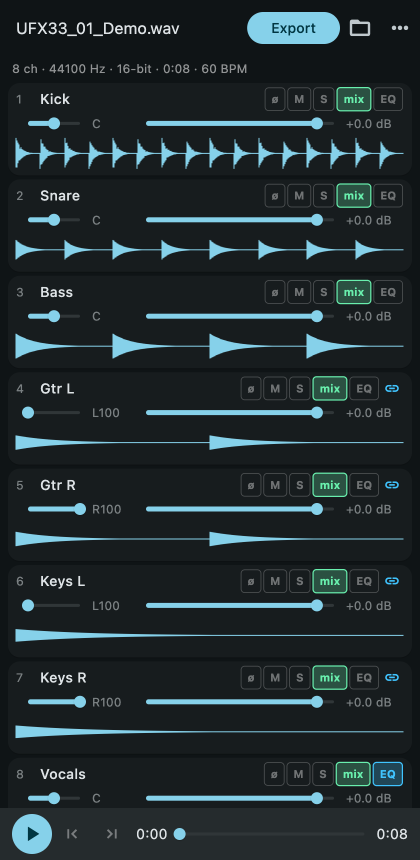
#> input picture docs/screenshots/phone.png, 840 x 1720 px, given in place of icon_full.png, which was not available (shown at 1/2 size)
$ python store_assets.py
#> lines starting #> are read from the running program, lines starting #| are printed output that depends on the picture; pictures that were not available may be replaced by others from this repository, and a replacement may not be noted
#!/usr/bin/env python3
"""Build the Play Store graphics from docs/screenshots/ and the logo.

    tool/store_assets.py [<out-dir>]

Default target is the exchange folder next to the store listing text
(`Claude_exchange/mixstack_store_eintrag/grafiken`). Everything here is
derived — never hand-cropped — so a refreshed screenshot run is one command
away from a refreshed store listing.

Play rejects assets on three counts that are easy to miss because nothing in
the repo enforces them, and all three actually bit us:

* **Aspect ratio at most 2:1.** `tool/screenshots_web.sh` lands on 1080x1920
  and needs nothing. The older device shots were 840x1720, which is 1:2.048 —
  just over — and are padded (not scaled) to 9:16 with the app's own
  background colour, so the padding stays invisible.
* **No alpha channel** on screenshots or the feature graphic. Every shot the
  Flutter harness writes carries one. They are composited onto the background
  colour rather than simply dropped, because discarding alpha turns any real
  transparency into black.
* **Feature graphic is exactly 1024x500.** Rendered from `assets/icon/logo.svg`
  plus the wordmark via rsvg-convert, so it stays in step with the app icon.

The app icon is the one asset that *may* keep an alpha channel, and it must
stay under 1 MB.

Needs pillow and rsvg-convert. The venv `tool/make_screenshots.sh` creates is
reused when it is there.
"""

from __future__ import annotations

import pathlib
import subprocess
import sys

from PIL import Image

ROOT = pathlib.Path(__file__).resolve().parent.parent
DEFAULT_OUT = pathlib.Path(
    "/Volumes/MacStore/Nextcloud_MSB/Claude_exchange"
    "/mixstack_store_eintrag/grafiken"
)

# The app's window background (AppColors), used for every kind of padding.
BG = (16, 20, 28)  # #10141C

# Play's own limits, kept here so the check below reads as the spec it is.
MIN_SIDE, MAX_SIDE = 320, 3840
MAX_RATIO = 2.0
MAX_SHOT_BYTES = 8 * 1024 * 1024
MAX_ICON_BYTES = 1024 * 1024

# Which screenshot goes to which store slot, in upload order — Play shows
# them exactly like this, and the first is the one most people see alone.
# Erst die Browser-Fassung (tool/screenshots_web.sh) — sie fällt in exakt
# 1080x1920 und braucht kein Auffüllen. Fehlt sie, die Gerätebilder, die mit
# 840x1720 knapp über Plays 2:1 liegen und deshalb aufgefüllt werden.
PHONE = [(["phone_web.png", "phone_android.png"], "phone-1-mixer.png"),
         (["phone_menu_web.png", "phone_menu_android.png"], "phone-2-menue.png")]
TABLET = [("mixer.png", "tablet-1-mixer.png"),
          ("eq.png", "tablet-2-eq.png"),
          ("mastering.png", "tablet-3-mastering.png"),
          ("browser.png", "tablet-4-browser.png")]

FEATURE_SVG = ROOT / "tool" / "feature-graphic.svg"


def flatten(src: pathlib.Path, dst: pathlib.Path, pad_to_ratio: float | None) -> None:
    """Composite onto [BG], optionally padding sideways to a target ratio."""
    im = Image.open(src).convert("RGBA")
    w, h = im.size
    if pad_to_ratio is not None and h / w > pad_to_ratio:
        w = round(h / pad_to_ratio)
    out = Image.new("RGB", (w, h), BG)
    out.paste(im, ((w - im.width) // 2, (h - im.height) // 2), im)
    out.save(dst, "PNG", optimize=True)


def check(path: pathlib.Path, kind: str = "shot") -> str:
    """Hold one asset against Play's rules. Each `kind` has its own set —
    the 2:1 ceiling is a *screenshot* rule, and applying it to the feature
    graphic would flag its mandatory 1024x500 (which is 2.048:1)."""
    im = Image.open(path)
    w, h = im.size
    size = path.stat().st_size
    problems = []
    if kind == "icon":
        if (w, h) != (512, 512):
            problems.append(f"{w}x{h}, muss 512x512 sein")
        if size > MAX_ICON_BYTES:
            problems.append(f"{size // 1024} KB > 1 MB")
    elif kind == "feature":
        if (w, h) != (1024, 500):
            problems.append(f"{w}x{h}, muss 1024x500 sein")
        if im.mode != "RGB":
            problems.append(f"{im.mode} — Play verbietet den Alphakanal")
    else:
        if im.mode != "RGB":
            problems.append(f"{im.mode} — Play verbietet den Alphakanal")
        if not (MIN_SIDE <= w <= MAX_SIDE and MIN_SIDE <= h <= MAX_SIDE):
            problems.append(f"{w}x{h} ausserhalb {MIN_SIDE}-{MAX_SIDE} px")
        if max(w, h) / min(w, h) > MAX_RATIO:
            problems.append(f"Seitenverhaeltnis {max(w, h) / min(w, h):.3f} > 2:1")
        if size > MAX_SHOT_BYTES:
            problems.append(f"{size // 1024 // 1024} MB > 8 MB")
    status = "FEHL" if problems else "OK  "
    return f"{status} {path.name:24s} {w:5d}x{h:<5d} {im.mode:5s} " \
           f"{size // 1024:5d} KB {'; '.join(problems)}"


def main() -> int:
    out = pathlib.Path(sys.argv[1]) if len(sys.argv) > 1 else DEFAULT_OUT
    out.mkdir(parents=True, exist_ok=True)
    shots = ROOT / "docs" / "screenshots"

    # Icon: the 1024 master carries no alpha already, so a resize is enough.
    Image.open(ROOT / "assets" / "icon" / "icon_full.png") \
        .convert("RGB").resize((512, 512), Image.LANCZOS) \
        .save(out / "icon-512.png", "PNG", optimize=True)
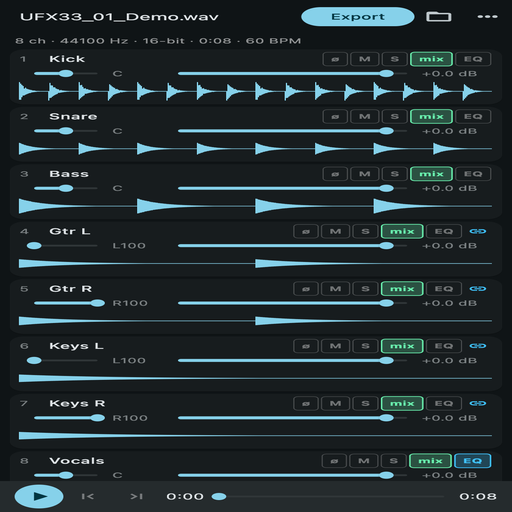
#> saved as icon-512.png: PIL image 512x512 RGB; mean R, G, B 33.3, 44.3, 47.3

    subprocess.run(
        ["rsvg-convert", "-w", "1024", "-h", "500", "-b", "#10141C",
         str(FEATURE_SVG), "-o", str(out / "feature-graphic.png")],
        check=True,
    )
#> (this line was passed over: subprocess is not available in this run)
    flatten(out / "feature-graphic.png", out / "feature-graphic.png", None)
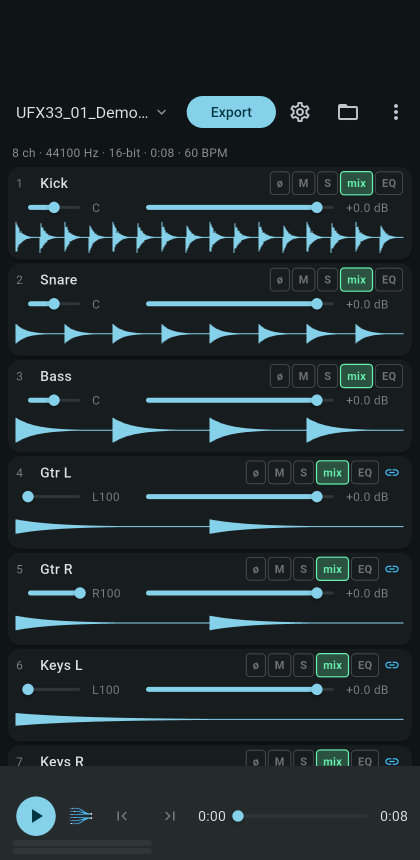
#> input picture docs/screenshots/phone_android.png, 840 x 1720 px, given in place of feature-graphic.png, which was not available (shown at 1/2 size)
#> in flatten, im is the input picture: PIL image 840x1720 RGBA; mean R, G, B, A 31.2, 41.1, 44, 255
#> in flatten, `out = Image.new("RGB", (w, h), BG)`:
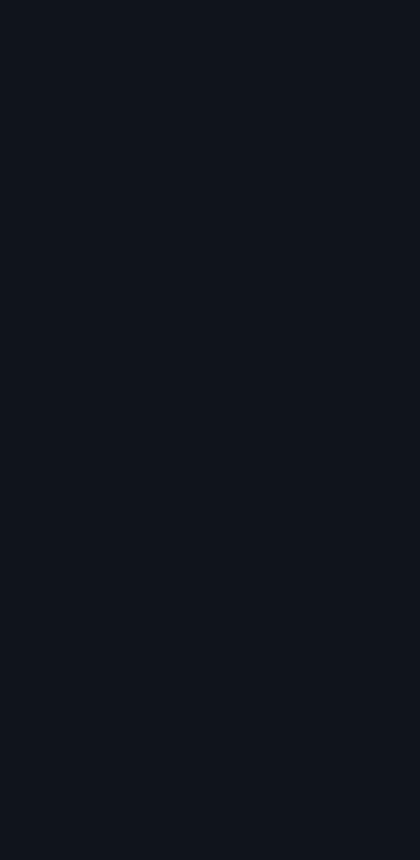
#> out: PIL image 840x1720 RGB (shown at 1/2 size); mean R, G, B 16, 20, 28

    missing = []
    for candidates, dst in PHONE:
        p = next((shots / c for c in candidates if (shots / c).exists()), None)
        if p:
            flatten(p, out / dst, pad_to_ratio=16 / 9)
#> call 2 of flatten, with pad_to_ratio = 1.78
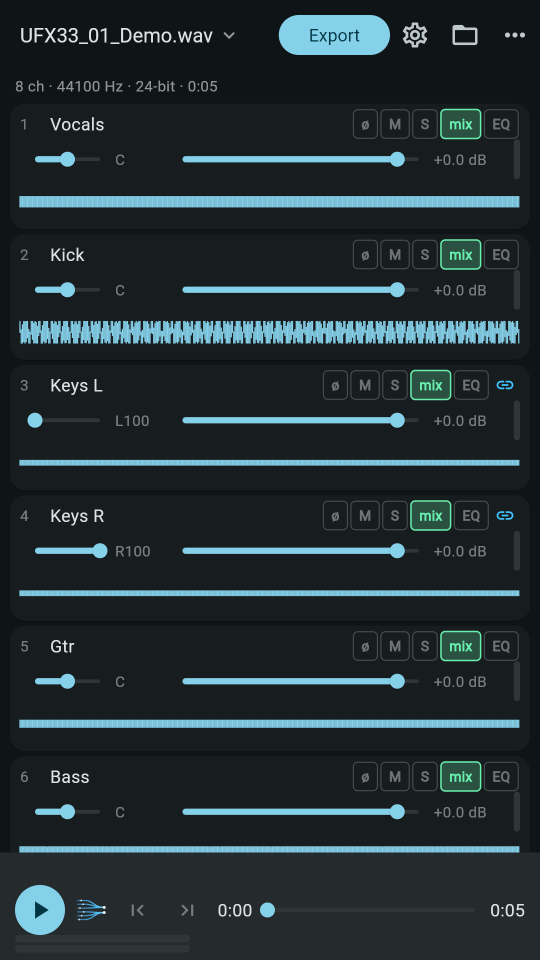
#> input picture docs/screenshots/phone_web.png, 1080 x 1920 px (shown at 1/2 size)
#> in flatten (call 2), `out = Image.new("RGB", (w, h), BG)`:
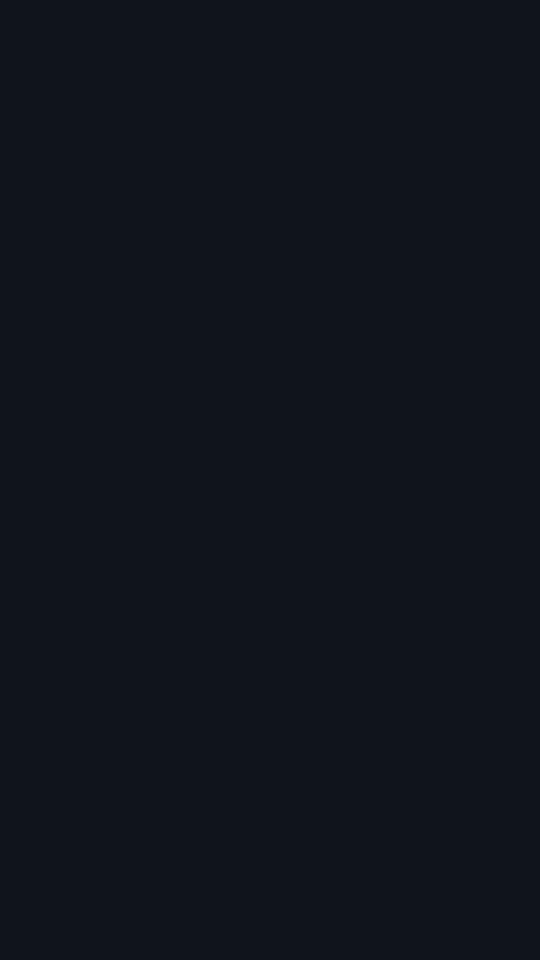
#> out: PIL image 1080x1920 RGB (shown at 1/2 size); mean R, G, B 16, 20, 28
#> in flatten, out is the input picture: PIL image 1080x1920 RGB; mean R, G, B 35.1, 46.8, 50.3
        else:
            missing.append(" oder ".join(candidates))
#> pass 2 of the loop in main, `for candidates, dst in PHONE:`:
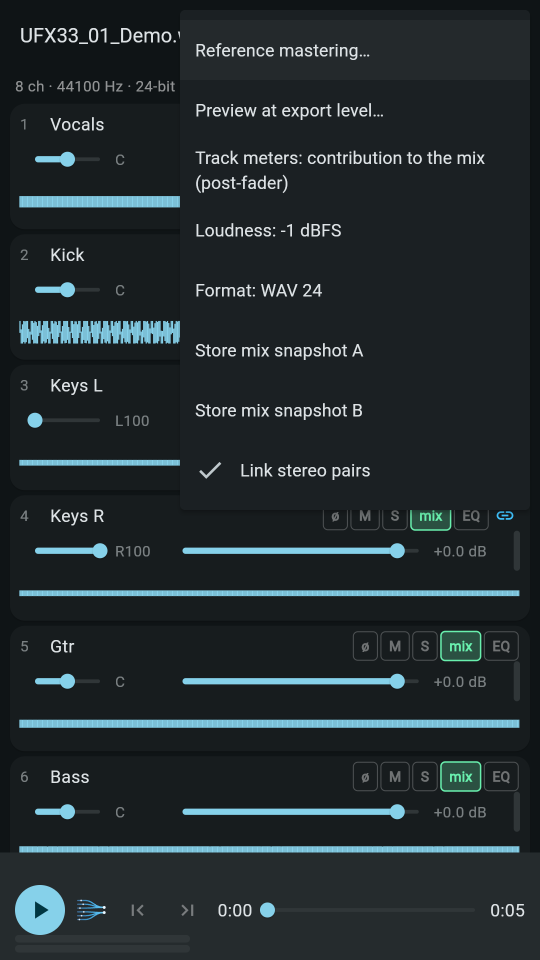
#> input picture docs/screenshots/phone_menu_web.png, 1080 x 1920 px (shown at 1/2 size)
#> in flatten, out is the input picture: PIL image 1080x1920 RGB; mean R, G, B 34.4, 43, 46.2
    for src, dst in TABLET:
        p = shots / src
        if p.exists():
            flatten(p, out / dst, pad_to_ratio=None)
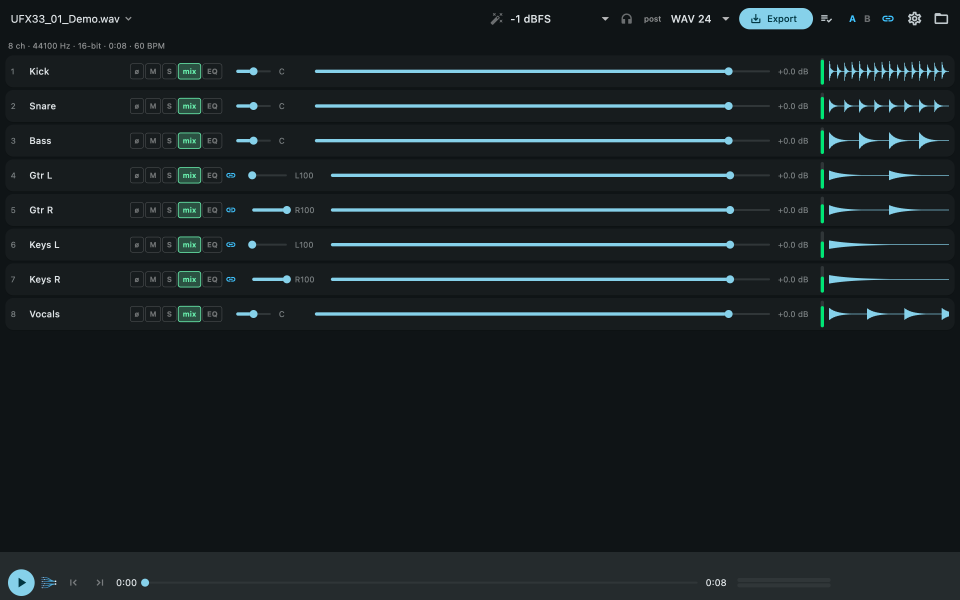
#> input picture docs/screenshots/mixer.png, 2880 x 1800 px (shown at 1/3 size)
#> in flatten, im is the input picture: PIL image 2880x1800 RGBA; mean R, G, B, A 24.4, 32.1, 34.5, 255
#> in flatten (call 4), `out = Image.new("RGB", (w, h), BG)`:
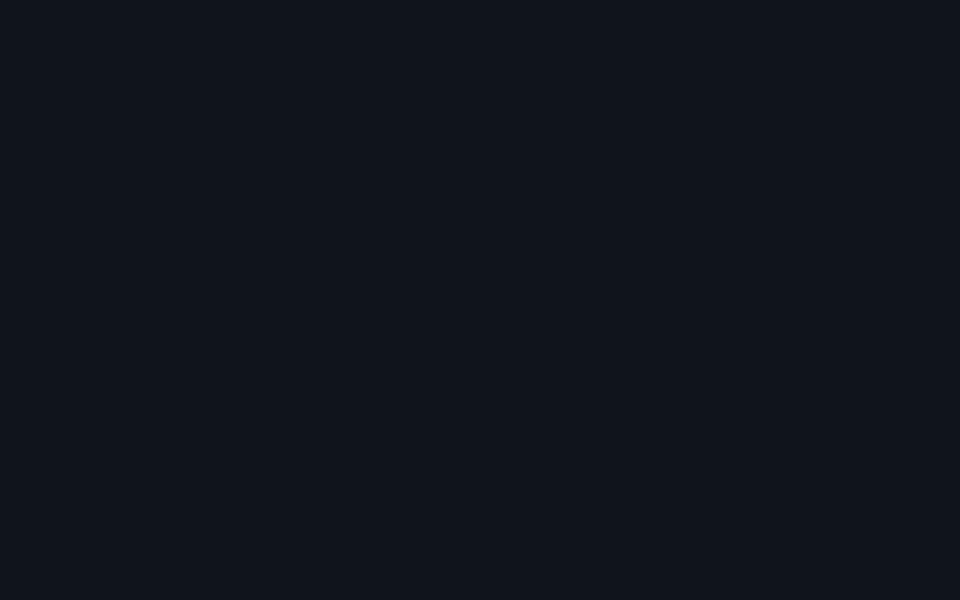
#> out: PIL image 2880x1800 RGB (shown at 1/3 size); mean R, G, B 16, 20, 28
        else:
            missing.append(src)
#> pass 2 of the loop in main, `for src, dst in TABLET:`:
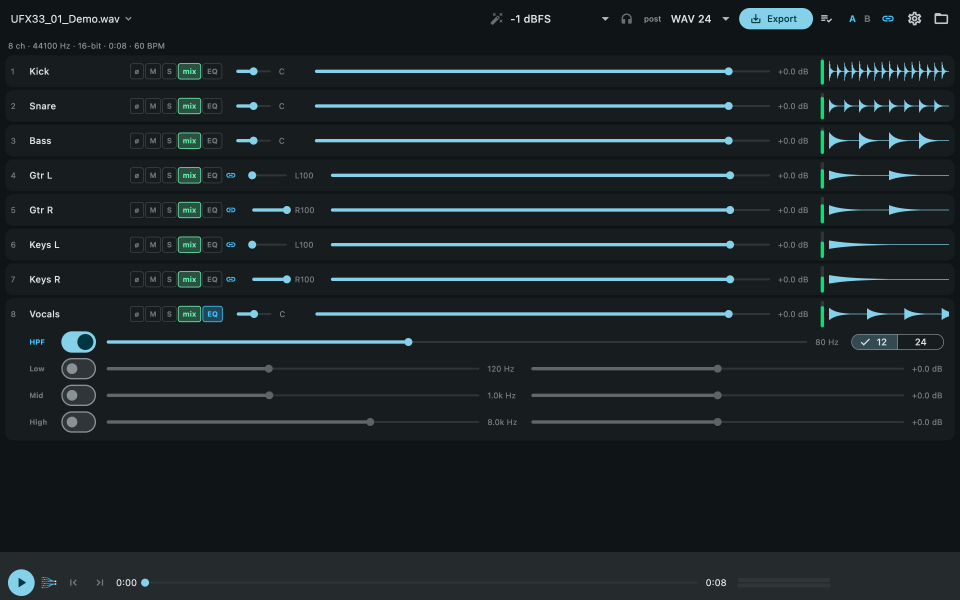
#> input picture docs/screenshots/eq.png, 2880 x 1800 px (shown at 1/3 size)
#> in flatten, im is the input picture: PIL image 2880x1800 RGBA; mean R, G, B, A 27.2, 35.1, 37.6, 255

    print(f"→ {out}\n")
    print(check(out / "icon-512.png", "icon"))
    print(check(out / "feature-graphic.png", "feature"))
    for f in sorted(out.glob("*.png")):
        if f.name not in ("icon-512.png", "feature-graphic.png"):
            print(check(f))
    if missing:
        print("\nfehlende Vorlagen (tool/make_screenshots.sh laufen lassen): "
              + ", ".join(missing))
    return 1 if missing else 0


if __name__ == "__main__":
#> (the run stopped early here; a loop or call above may not have finished)
